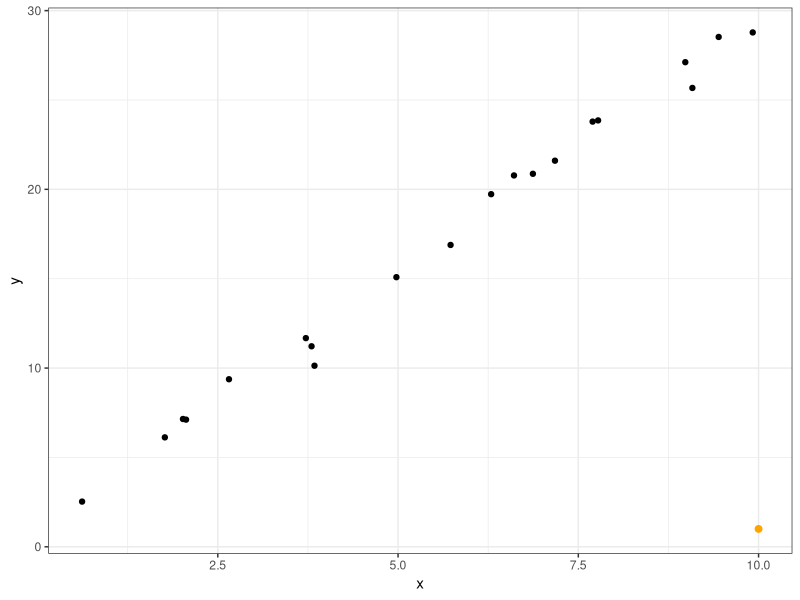
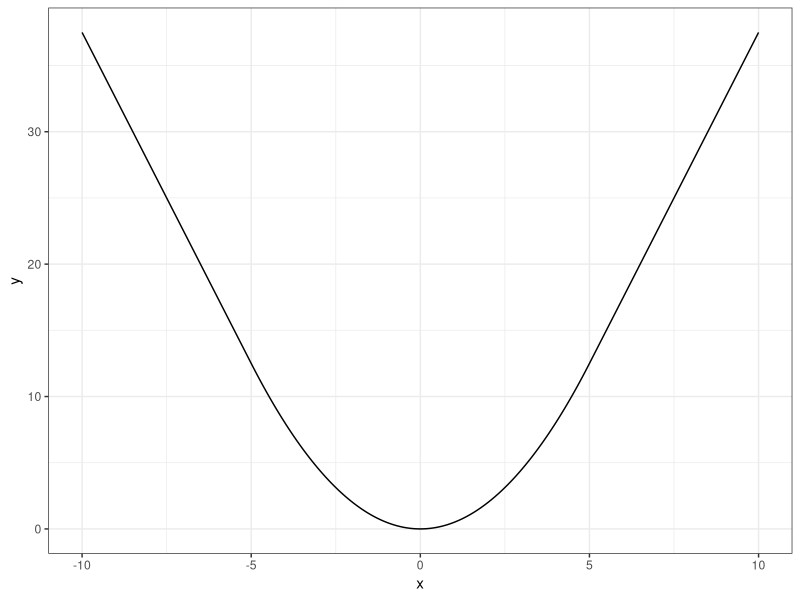

Source code (R) for these figures, in order:
## ---- chunk 1
set.seed(1L)
x <- runif(20L, min = 0L, max = 10L)
y <- 0.2 + 3 * x
y <- y + rnorm(length(x), sd = 0.8)

ggplot2::ggplot(data.frame(x = x, y = y), ggplot2::aes(x = x, y = y)) +
  ggplot2::geom_point() + 
  ggplot2::theme_bw() + 
  # ggplot2::geom_smooth(formula = y ~ x, method = "lm", se = FALSE) +
  ggplot2::annotate("point", x = 10L, y = 1L, color = "orange", size = 2)
## ---- chunk 2
huber_loss <- function(res, delta = 0.5) {
  if (abs(res) <= delta) {
    0.5 * (res^2)
  } else {
    delta * abs(res) - 0.5 * (delta^2)
  }
}

x <- seq(-10L, 10L, length.out = 1000L)
y <- sapply(x, huber_loss, delta = 5L)

ggplot2::ggplot(data.frame(x = x, y = y), ggplot2::aes(x = x, y = y)) +
  ggplot2::geom_line() + 
  ggplot2::theme_bw()
